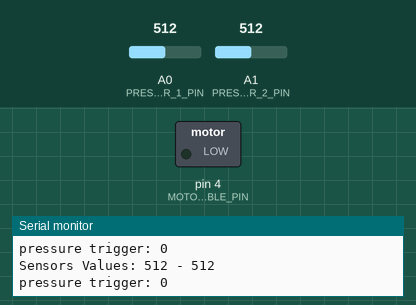
Simulated run of this sketch. Board: Arduino Uno, built with avr-gcc and run on an emulated ATmega328P. Parts: switched loads named in the sketch (green lamp = pin HIGH), the last lines printed to the serial monitor. The inputs (shaded band) are chosen by the test bench; at power-on: A0 (PRESSURE_SENSOR_1_PIN) = 512, A1 (PRESSURE_SENSOR_2_PIN) = 512.

Above: at 1.3 s.
1.4 s: A0 (PRESSURE_SENSOR_1_PIN) set to 891
2.9 s: A0 (PRESSURE_SENSOR_1_PIN) set to 918
At 3.5 s:
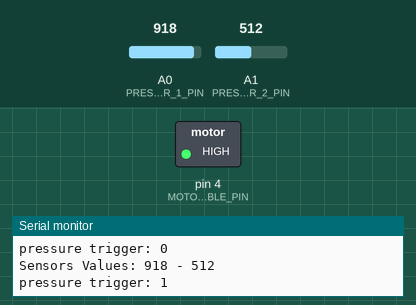
4.5 s: A0 (PRESSURE_SENSOR_1_PIN) set to 900
At 5.7 s:
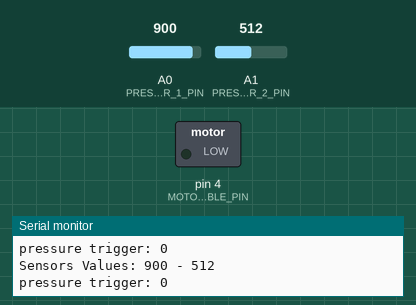
6.0 s: A0 (PRESSURE_SENSOR_1_PIN) set to 1023
At 7.2 s:
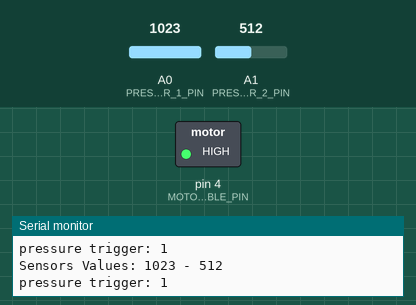
Timing chart, 0 to 8.5 s (numbered marks = the images above; inputs shaded):
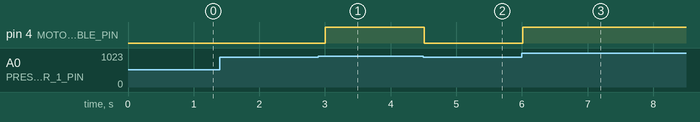

The sketch:

pressure_plate_controller.ino
```cpp
#define PRESSURE_SENSOR_1_PIN A0
#define PRESSURE_SENSOR_2_PIN A1
// PIN 5 on pi1 (withe) because the pin 4 is broken!!! Pin 4 on pi0 (black)
#define MOTOR_ENABLE_PIN 4    // Pin controlling motor enable (adjust as needed)

const int threshold = 900;

void setup() {
  Serial.begin(9600);

  pinMode(MOTOR_ENABLE_PIN, OUTPUT);
  digitalWrite(MOTOR_ENABLE_PIN, LOW); // Initially enable motors

  // Other setup code for your motors and sensors
}

void loop() {
  int sensorValue1 = analogRead(PRESSURE_SENSOR_1_PIN);
  int sensorValue2 = analogRead(PRESSURE_SENSOR_2_PIN);

  Serial.print("Sensors Values: ");
  Serial.print(sensorValue1);
  Serial.print(" - ");
  Serial.println(sensorValue2);

  if (sensorValue1 > threshold || sensorValue2 > threshold) {
    // Deactivate motors
    digitalWrite(MOTOR_ENABLE_PIN, HIGH); // Assuming HIGH disables the motors
  } else {
    // Activate motors
    digitalWrite(MOTOR_ENABLE_PIN, LOW);  // Assuming LOW enables the motors
  }
  Serial.print("pressure trigger: ");
  Serial.println(digitalRead(MOTOR_ENABLE_PIN));
  // Rest of your code (e.g., controlling steppers, reading other sensors)

  // Optional delay
  delay(500);
}
```

Measured:
- the behaviour switches between 900 and 901 on A0 (PRESSURE_SENSOR_1_PIN) (found by bisection; images 0 and 1)
- after the input at 2.9 s, pin 4 (MOTOR_ENABLE_PIN): LOW → HIGH after 0.11 s
- after the input at 4.5 s, pin 4 (MOTOR_ENABLE_PIN): HIGH → LOW at once
- after the input at 6.0 s, pin 4 (MOTOR_ENABLE_PIN): LOW → HIGH at once
